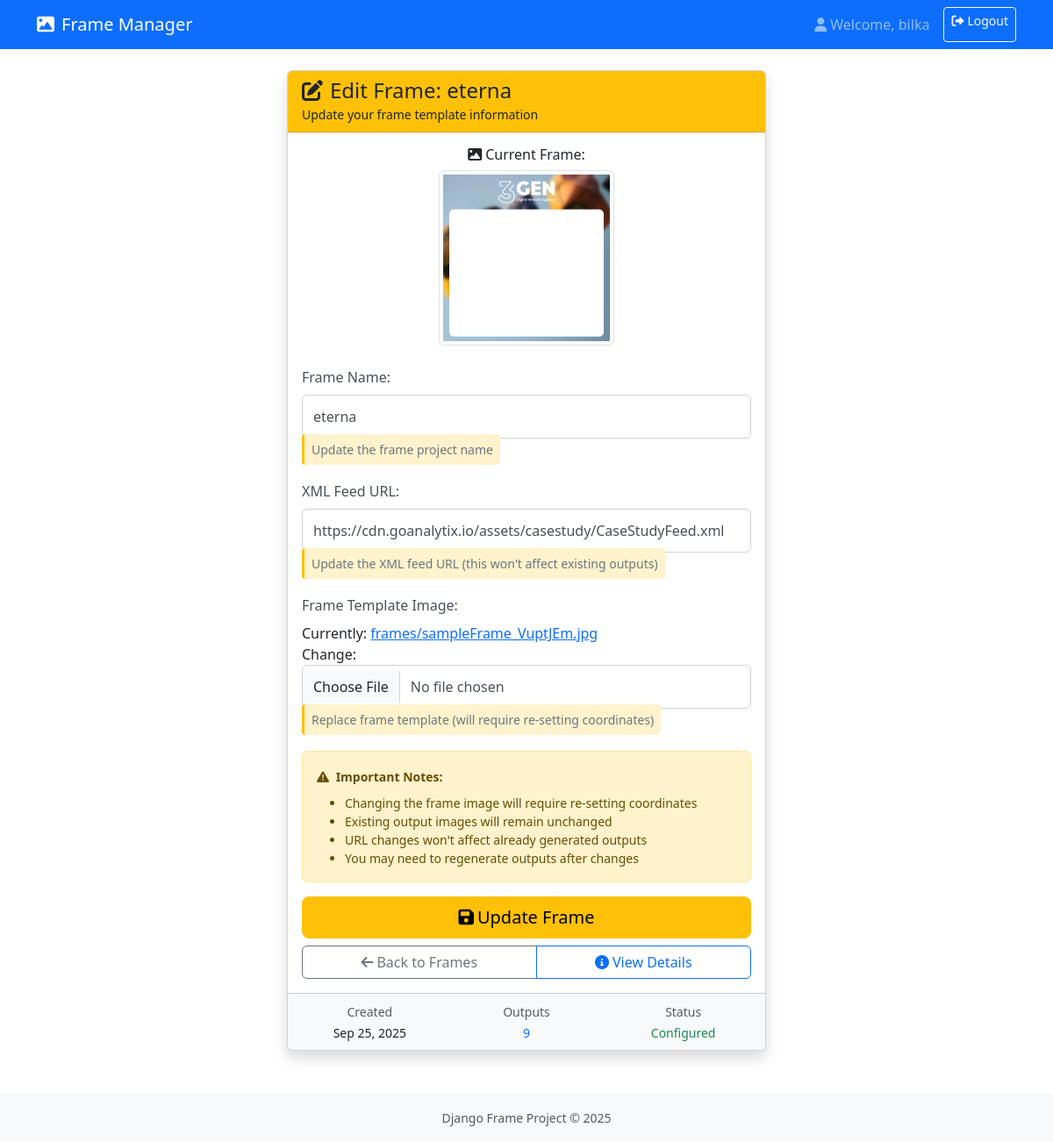
Page /frame/2/edit/ (signed in) on the committed database.
### app/models.py (models this page shows, shortened)
class Frame(models.Model):
    name = models.CharField(max_length=100)
    xmlFeedPath = models.CharField(max_length=200)
    owner = models.ForeignKey(User, on_delete=models.CASCADE)
    image = models.ImageField(upload_to='frames/')
    coordinates = models.JSONField(default=dict)
    created_at = models.DateTimeField(auto_now_add=True)
    class Meta:
        ordering = ['-created_at']
        indexes = [
            models.Index(fields=['owner', '-created_at']),
        ]

### app/views.py (the view)
# urls.py: path('frame/<int:frame_id>/edit/', views.edit_frame, name='edit_frame'),
@login_required
def edit_frame(request, frame_id):
    frame = get_object_or_404(Frame, id=frame_id, owner=request.user)
    if request.method == 'POST':
        form = EditFrameForm(request.POST, request.FILES, instance=frame)
        if form.is_valid():
            image_changed = 'image' in form.changed_data
            form.save()
            if image_changed:
                messages.warning(request, f'Frame "{frame.name}" updated successfully! Note: You may need to re-set coordinates due to image change.')
            else:
                messages.success(request, f'Frame "{frame.name}" updated successfully!')
            return redirect('frame_list')
        else:
            messages.error(request, 'Please correct the errors below.')
    else:
        form = EditFrameForm(instance=frame)
    return render(request, 'app/edit_frame.html', {
        'form': form,
        'frame': frame
    })

### app/forms.py
class EditFrameForm(forms.ModelForm):
    class Meta:
        model = Frame
        fields = ['name', 'xmlFeedPath', 'image']
        widgets = {
            'name': forms.TextInput(attrs={
                'class': 'form-control',
                'placeholder': 'Enter frame name'
            }),
            'xmlFeedPath': forms.URLInput(attrs={
                'class': 'form-control',
                'placeholder': 'https://example.com/feed.xml'
            }),
            'image': forms.ClearableFileInput(attrs={
                'class': 'form-control'
            }),
        }
        labels = {
            'name': 'Frame Name',
            'xmlFeedPath': 'XML Feed URL',
            'image': 'Frame Template Image'
        }
        help_texts = {
            'name': 'Update the frame project name',
            'xmlFeedPath': 'Update the XML feed URL (this won\'t affect existing outputs)',
            'image': 'Replace frame template (will require re-setting coordinates)'
        }

### app/templates/app/edit_frame.html (shortened to what this page needs)
{% extends 'base.html' %}
{% block content %}
<div class="row justify-content-center">
    <div class="col-md-8 col-lg-6">
        <div class="card shadow">
            <div class="card-header bg-warning text-dark">
                <h4 class="mb-0">
                    <i class="fas fa-edit me-2"></i>Edit Frame: {{ frame.name }}
                </h4>
                <small>Update your frame template information</small>
            </div>
            <div class="card-body">
                <div class="text-center mb-4">
                    <h6><i class="fas fa-image me-1"></i>Current Frame:</h6>
                    <img src="{{ frame.image.url }}" alt="{{ frame.name }}"
                         class="img-thumbnail" style="max-width: 200px;">
                </div>
                <form method="post" enctype="multipart/form-data" class="needs-validation" novalidate>
                    <div class="mb-4">
                        {{ form.as_p }}
                    </div>
                    <div class="alert alert-warning">
                        <small>
                            <i class="fas fa-exclamation-triangle me-1"></i>
                            <strong>Important Notes:</strong>
                            <ul class="mb-0 mt-2">
                                <li>Changing the frame image will require re-setting coordinates</li>
                                <li>Existing output images will remain unchanged</li>
                                <li>URL changes won't affect already generated outputs</li>
                                <li>You may need to regenerate outputs after changes</li>
                            </ul>
                        </small>
                    </div>
                    <div class="d-grid gap-2">
                        <button type="submit" class="btn btn-warning btn-lg">
                            <i class="fas fa-save me-1"></i>Update Frame
                        </button>
                        <div class="btn-group">
                            <a href="{% url 'frame_list' %}" class="btn btn-outline-secondary">
                                <i class="fas fa-arrow-left me-1"></i>Back to Frames
                            </a>
                            <a href="{% url 'frame_detail' frame.id %}" class="btn btn-outline-primary">
                                <i class="fas fa-info-circle me-1"></i>View Details
                            </a>
                        </div>
                    </div>
                </form>
            </div>
            <div class="card-footer bg-light">
                <div class="row text-center">
                    <div class="col-4">
                        <small class="text-muted">Created</small><br>
                        <small>{{ frame.created_at|date:"M d, Y" }}</small>
                    </div>
                    <div class="col-4">
                        <small class="text-muted">Outputs</small><br>
                        <small class="text-primary">{{ frame.outputs.count }}</small>
                    </div>
                    <div class="col-4">
                        <small class="text-muted">Status</small><br>
                        {% if frame.coordinates %}
                            <small class="text-success">Configured</small>
                        {% else %}
                            <small class="text-warning">Setup Required</small>
                        {% endif %}
                    </div>
                </div>
            </div>
        </div>
    </div>
</div>
{% endblock %}

### app/templates/base.html (shortened to what this page needs)
<!DOCTYPE html>
<html lang="en">
    <head>
        <link
            href="https://cdn.jsdelivr.net/npm/bootstrap@5.3.0/dist/css/bootstrap.min.css"
            rel="stylesheet">
        <link rel="stylesheet"
            href="https://cdn.datatables.net/1.13.7/css/dataTables.bootstrap5.min.css">
        <link rel="stylesheet"
            href="https://cdnjs.cloudflare.com/ajax/libs/font-awesome/6.0.0/css/all.min.css">
    </head>
    <body>
        <nav class="navbar navbar-expand-lg navbar-dark bg-primary">
            <div class="container">
                <a class="navbar-brand" href="{% url 'frame_list' %}">
                    <i class="fas fa-image me-2"></i>Frame Manager
                </a>
                {% if user.is_authenticated %}
                <div class="navbar-nav ms-auto">
                    <span class="navbar-text me-3">
                        <i class="fas fa-user me-1"></i>Welcome,
                        {{ user.get_username }}
                    </span>
                    <a class="btn btn-outline-light btn-sm"
                        href="{% url 'logout' %}">
                        <i class="fas fa-sign-out-alt me-1"></i>Logout
                    </a>
                </div>
                {% endif %}
            </div>
        </nav>
        <div class="container mt-4">
            {% block content %}
            {% endblock %}
        </div>
        <footer class="bg-light text-center py-3 mt-5">
            <div class="container">
                <small class="text-muted">Django Frame Project &copy;
                    2025</small>
            </div>
        </footer>
    </body>
</html>

### app/templates/app/edit_frame.html (style rules this page uses)
.needs-validation p { margin-bottom: 1.5rem; }
.needs-validation p label { display: block; margin-bottom: 0.5rem; font-weight: 500; color: #495057; }
.needs-validation p input[type="text"], .needs-validation p input[type="url"], .needs-validation p input[type="file"] { display: block; width: 100%; padding: 0.75rem; font-size: 1rem; font-weight: 400; line-height: 1.5; color: #495057; background-color: #fff; background-clip: padding-box; border: 1px solid #ced4da; border-radius: 0.375rem; transition: border-color 0.15s ease-in-out, box-shadow 0.15s ease-in-out; }
.needs-validation p .helptext { margin-top: 0.25rem; font-size: 0.875em; color: #6c757d; background-color: #fff3cd; padding: 0.5rem; border-radius: 0.25rem; border-left: 3px solid #ffc107; }

### rows in the picture
Frame: name "eterna", image (picture), xmlFeedPath "https://cdn.goanalytix.io/assets/casestudy/CaseStudyFeed.xml", created_at "Sep 25, 2025", outputs.count "9"

### other values in the picture
{{ user.get_username }} "bilka"
